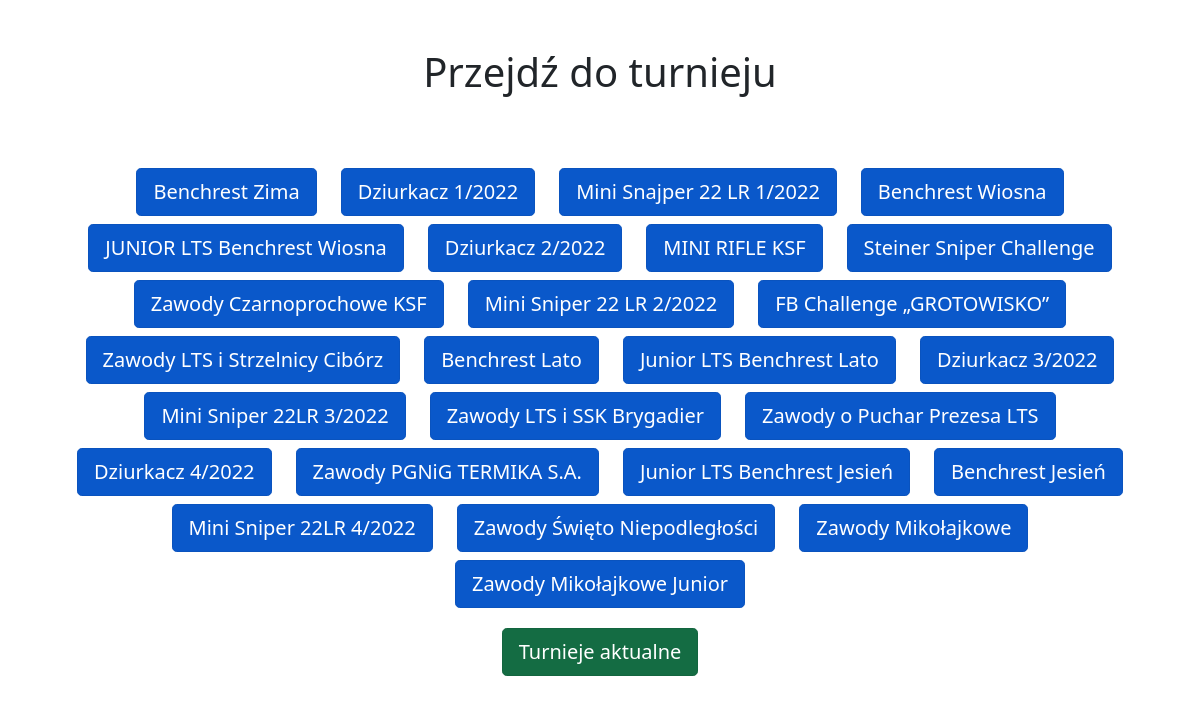
Page /archive on the committed database.
### zawody/models.py (models this page shows, shortened)
class Turniej(models.Model):
	nazwa = models.CharField(max_length=30)
	rejestracja = models.BooleanField(default=True, verbose_name='Rejestracja')
	klasyfikacja_generalna = models.BooleanField(default=True, verbose_name='Klasyfikacja generalna')
	turniej_archiwalny = models.BooleanField(default=False, verbose_name='Turniej archiwalny')
	wyniki_widoczne = models.BooleanField(default=True, verbose_name='Pokaż wyniki')
	turniej_druzynowy = models.BooleanField(default=False, verbose_name='Turniej drużynowy')
	wyniki_generalne_widoczne = models.BooleanField(default=True, verbose_name='Pokaż wyniki generalne')

### zawody/views.py (the view)
# urls.py: path('archive', TurniejArchiwalnyListView.as_view(), name="start_archive"),
class TurniejArchiwalnyListView(ListView):
	template_name = "zawody/turniej_archive_list.html"
	def get_queryset(self):
		return Turniej.objects.filter(turniej_archiwalny=True)

### zawody/templates/zawody/turniej_archive_list.html (shortened to what this page needs)
{% load static %}
<!DOCTYPE html>
<html>
	<head>
	    <link href="{% static 'css/static.css' %}" rel="stylesheet">
	    <link href="https://unpkg.com/tailwindcss@^2/dist/tailwind.min.css" rel="stylesheet">
	    <link href="https://cdn.jsdelivr.net/npm/bootstrap@5.0.0-beta2/dist/css/bootstrap.min.css" rel="stylesheet">
	</head>
{% block content %}
  <div class="container justify-content-center">
  	<div class="d-flex justify-content-center pt-5 pb-2">
  		<h1>Przejdź do turnieju</h1>
  	</div>
    <div class="row justify-content-center pt-5 pb-2 col-auto">
		{% for turniej in object_list %}
		<div class="col-auto pt-2">
			<a href="{% url 'home' turniej.id %}" class="btn btn-primary btn-lg active" role="button" aria-pressed="true">{{turniej.nazwa}}</a>
		</div>
		{% endfor %}
	</div>
	<div class="row justify-content-center pt-2 pb-5 col-auto">
		<div class="col-auto pt-1">
			<a href="{% url 'start' %}" class="btn btn-success btn-lg active" role="button" aria-pressed="true">Turnieje aktualne</a>
		</div>
	</div>
  </div>
{% endblock content %}
</html>

### static/css/static.css (style rules this page uses)
.active { color: white; }

### rows in the picture
Turniej: nazwa "Benchrest Zima"
Turniej: nazwa "Dziurkacz 1/2022"
Turniej: nazwa "Mini Snajper 22 LR 1/2022"
Turniej: nazwa "Benchrest Wiosna"
Turniej: nazwa "JUNIOR LTS Benchrest Wiosna"
Turniej: nazwa "Dziurkacz 2/2022"
Turniej: nazwa "MINI RIFLE KSF"
Turniej: nazwa "Steiner Sniper Challenge"
Turniej: nazwa "Zawody Czarnoprochowe KSF"
Turniej: nazwa "Mini Sniper 22 LR 2/2022"
Turniej: nazwa "FB Challenge „GROTOWISKO”"
Turniej: nazwa "Zawody LTS i Strzelnicy Cibórz"
Turniej: nazwa "Benchrest Lato"
Turniej: nazwa "Junior LTS Benchrest Lato"
Turniej: nazwa "Dziurkacz 3/2022"
Turniej: nazwa "Mini Sniper 22LR 3/2022"
Turniej: nazwa "Zawody LTS i SSK Brygadier"
Turniej: nazwa "Zawody o Puchar Prezesa LTS"
Turniej: nazwa "Dziurkacz 4/2022"
Turniej: nazwa "Zawody PGNiG TERMIKA S.A."
Turniej: nazwa "Junior LTS Benchrest Jesień"
Turniej: nazwa "Benchrest Jesień"
Turniej: nazwa "Mini Sniper 22LR 4/2022"
Turniej: nazwa "Zawody Święto Niepodległości"
Turniej: nazwa "Zawody Mikołajkowe"
Turniej: nazwa "Zawody Mikołajkowe Junior"
